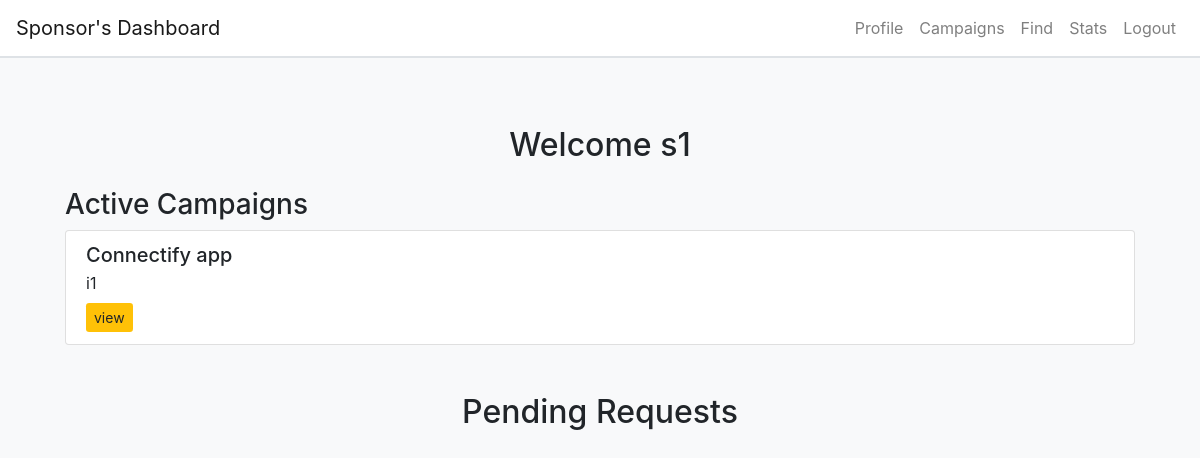
Before: /sponsor_profile (signed in) with the older database file.
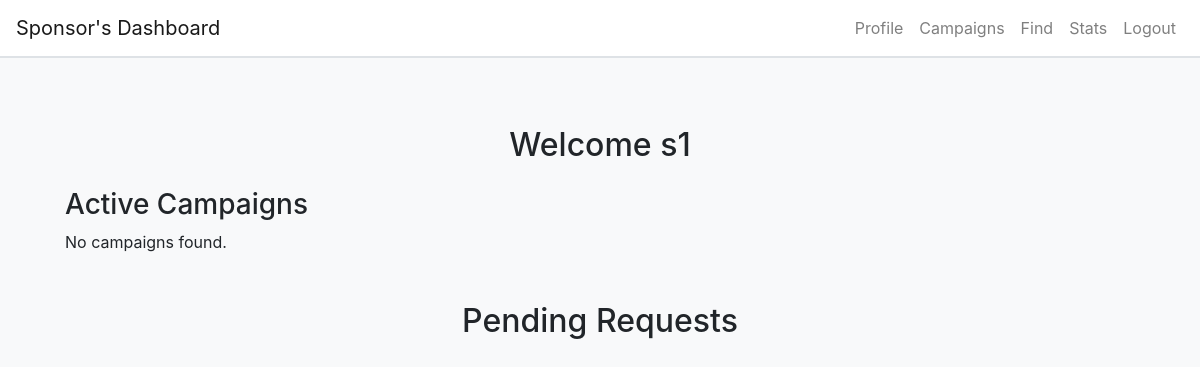
After: the same page with the newer database file.
### app.py (models this page shows)
class AdRequest(db.Model):
    id = db.Column(db.Integer, primary_key=True)
    ad_name = db.Column(db.String(100), nullable=False)
    description = db.Column(db.String(500), nullable=False)
    terms = db.Column(db.String(500), nullable=True)
    payment = db.Column(db.Float, nullable=False)
    influencer_name = db.Column(db.String(100), nullable=True)
    influencer_id = db.Column(db.Integer, db.ForeignKey('influencers.id'), nullable=True)
    campaign_id = db.Column(db.Integer, db.ForeignKey('campaign.id'), nullable=False)
    negotiation_status = db.Column(db.String(20), nullable=False, default='no negotiation')
    modified_terms = db.Column(db.Text, nullable=True)
    modified_payment = db.Column(db.Float, nullable=True)
    created_by = db.Column(db.String(20), nullable=False)
    created_at = db.Column(db.DateTime, default=datetime.utcnow)
    campaign = db.relationship('Campaign', back_populates='ad_requests')
    sponsor_id = db.Column(db.Integer, db.ForeignKey('sponsors.id'), nullable=False)
    status = db.Column(db.String(50), default='pending')

### app.py (the view)
@app.route('/sponsor_profile')
def sponsor_profile():
    if 'user_id' not in session or session.get('user_role') != 'sponsor':
        flash('You need to log in first.', 'warning')
        return redirect(url_for('login'))
    user_role = session.get('user_role')
    sponsor_id = session.get('user_id')
    sponsor = Sponsor.query.filter_by(user_id=sponsor_id).first()
    active_campaigns = AdRequest.query.filter_by(sponsor_id=sponsor.id, status='accepted').all()
    pending_requests = AdRequest.query.filter_by(sponsor_id=sponsor.id,created_by='influencer',status='pending').all()
    return render_template('sponsor_profile.html',sponsor=sponsor, user_role=user_role, pending_requests=pending_requests,active_campaigns=active_campaigns)

### templates/sponsor_profile.html (shortened to what this page needs)
{% extends "base.html" %} {% block title %}Sponsor Profile{% endblock %} {%
block content %}
<div class="container mt-5">
  <h2 class="text-center">Welcome {{ sponsor.user.name }}</h2>
  <div class="mt-4">
    <h3>Active Campaigns</h3>
    {% if active_campaigns %}
    <div class="list-group">
      {% for request in active_campaigns %}
      <div class="list-group-item">
        <h5 class="mb-1">{{ request.ad_name }} </h5>
        <p class="mb-1">{{ request.influencer_name }}</p>
        <div class="mt-2">
          <a
            href="{{ url_for('view_ad',source='profile', request_id=request.id) }}"
            class="btn btn-view btn-sm"
            >view</a
          >
        </div>
      </div>
      {% endfor %}
    </div>
    {% else %}
    <p>No campaigns found.</p>
    {% endif %}
  </div>
  <div class="container mt-5">
    <h2 class="text-center">Pending Requests</h2>
  </div>
</div>
</div>
{% endblock %}

Changed rows visible on the page:
removed AdRequest: ad_name "Connectify app", influencer_name "i1"
Other visible differences:
text now shown: "No campaigns found."
